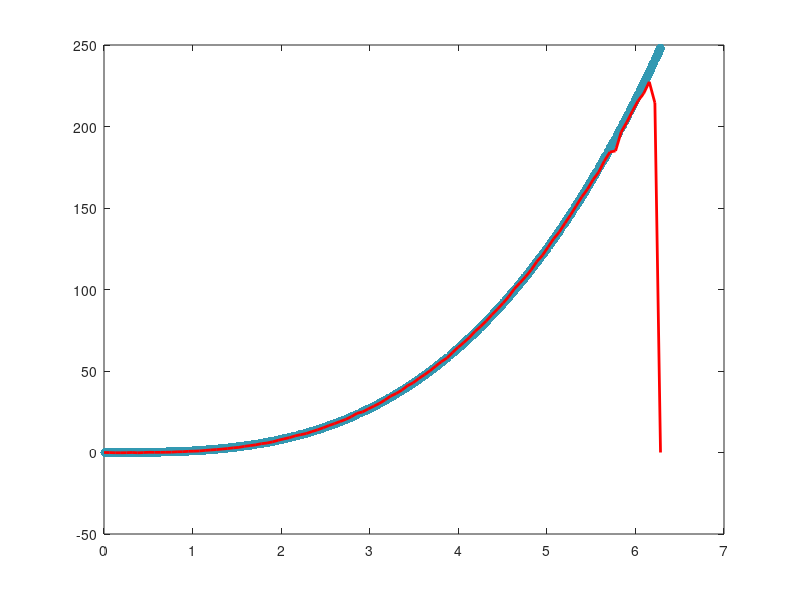

MATLAB code for this plot:
%Need proper sine data points

N = 200;

%Vector of x values
xVec = 2*pi*rand(1000,1);

%Vector of y values
yVec = xVec.^3;



%Creates a column vector of 1's, same size as vector x
zeroVec = zeros(size(xVec));

A = [];
for n=1:N
    A = [A sin((n*xVec)/2)];
end    

%Get the coefficients for our model function
%   Through pseudo-inverse
betaVec = inv(A'*A)*A'*yVec;

%makes a plot

xData = linspace(0, 2*pi, 100);

for m = 1:length(xData)
    x = xData(m);
    sum = 0;
    for n = 1:N
        sum = sum + betaVec(n) * sin((n*x)/2);
    end
    yData(m) = sum;
end

plot(xVec, yVec, '.', 'MarkerSize',20, 'Color', [0.2 0.6 0.7]); hold on

plot(xData, yData, 'r-', 'LineWidth', 2);
